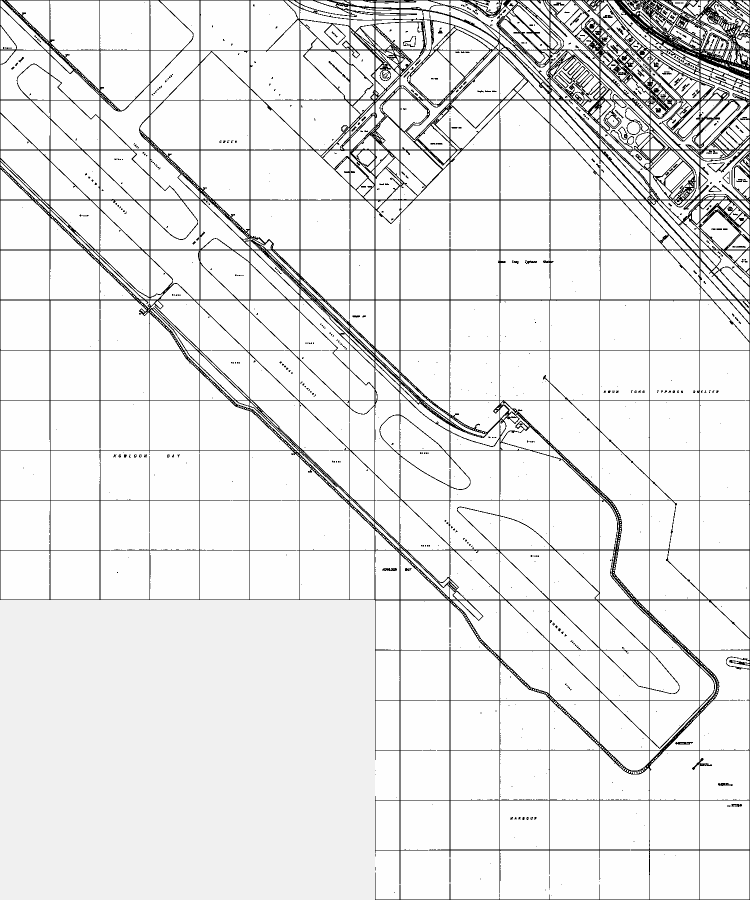
#> input picture research/checkers-runway13/integrated/geometry/south_runway_map.png, 1500 x 1800 px (shown at 1/2 size)
$ python check_mapped_axis.py
#> lines starting #> are read from the running program, lines starting #| are printed output that depends on the picture
from pathlib import Path
import cv2,numpy as np,json
from PIL import Image,ImageDraw
R=Path(__file__).resolve().parents[1];G=R/'integrated/geometry';p=G/'south_runway_map.png';im=np.array(Image.open(p).convert('L'));edges=cv2.Canny(im,70,150);lines=cv2.HoughLinesP(edges,1,np.pi/3600,threshold=100,minLineLength=250,maxLineGap=20);out=[]
#> further down, im is the input picture: shape (1800, 1500); min 0, max 254, mean 233.2
#> after `edges = cv2.Canny(im, 70, 150)`:
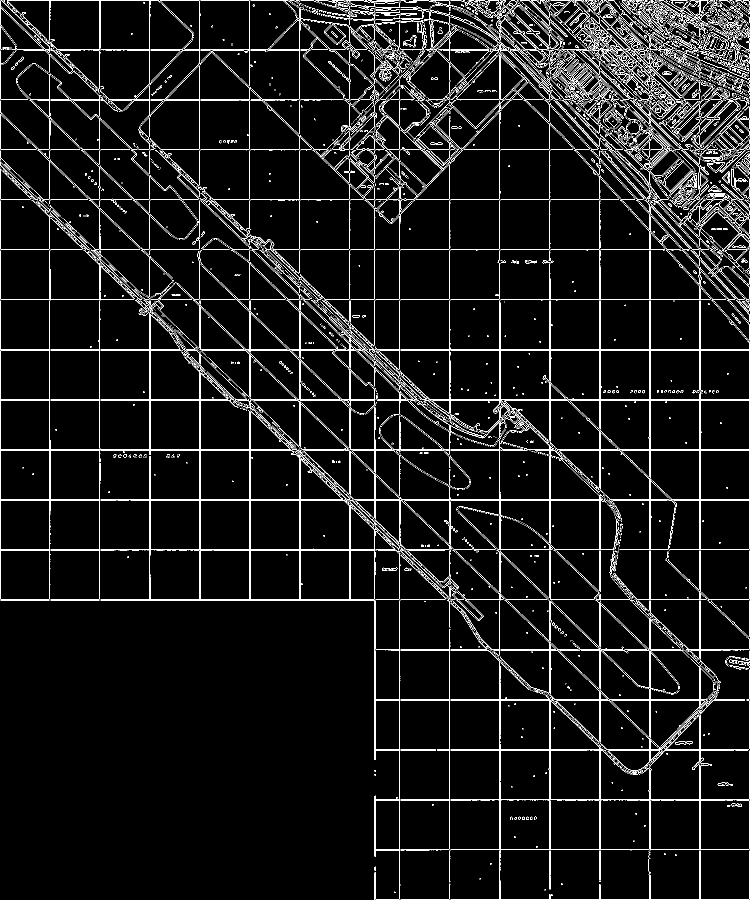
#> edges: shape (1800, 1500) (shown at 1/2 size); 5.6% white in thin lines or dots
#> after `lines = cv2.HoughLinesP(edges, 1, np.pi / 3600, threshold=100, minLine`: lines = 174 rows, first 6: [1, 1198, 1498, 1198], [1, 801, 1498, 801], [0, 899, 1498, 899], [998, 1798, 998, 4], [1, 1001, 1498, 1001], [1, 699, 1498, 699]
for row in np.asarray(lines).reshape(-1,4):
 x1,y1,x2,y2=map(int,row)
 if x2<x1:x1,y1,x2,y2=x2,y2,x1,y1
 dx=x2-x1;dy=y2-y1;ang=np.degrees(np.arctan2(dx,-dy))%360;l=np.hypot(dx,dy)
 if 125<ang<145:out.append({'pixels':[x1,y1,x2,y2],'length_px':float(l),'grid_bearing_deg':float(ang)})
#> this loop made 174 passes
#> (x1, y1, x2, y2, dx, dy, ang, l) on passes 1 to 3: (1, 1198, 1498, 1198, 1497, 0, 90, 1497), (1, 801, 1498, 801, 1497, 0, 90, 1497), (0, 899, 1498, 899, 1498, 0, 90, 1498)
out=sorted(out,key=lambda x:-x['length_px'])[:20];pic=Image.open(p).convert('RGB');dr=ImageDraw.Draw(pic)
for i,v in enumerate(out):
 a=v['pixels'];dr.line(a,fill='red' if i<10 else 'blue',width=2);dr.text(((a[0]+a[2])/2,(a[1]+a[3])/2),str(i),fill='red')
#> this loop made 20 passes
pic.save(G/'mapped_axis_candidates.png');(G/'mapped_axis_candidates.json').write_text(json.dumps({'method':'Houghline candidates only; sourceidentity requiresvisualinspection','pixel_scale_m':1,'lines':out},indent=2)+'\n');print(json.dumps(out,indent=2))
#> after `pic.save(G / 'mapped_axis_candidates.png')`:
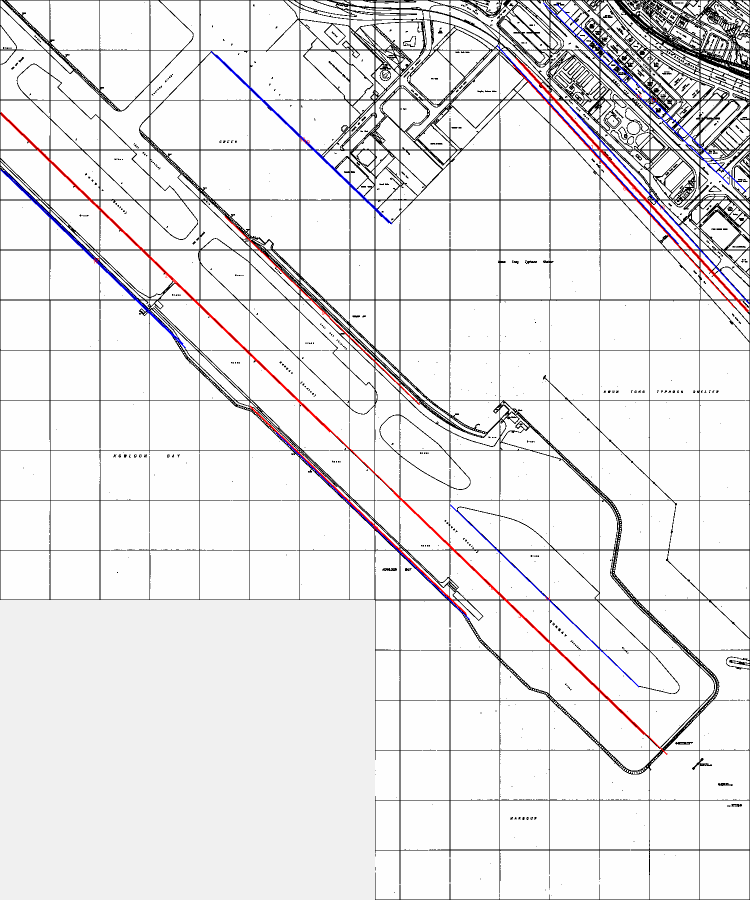
#> saved as mapped_axis_candidates.png: PIL image 1500x1800 RGB (shown at 1/2 size); mean R, G, B 233.1, 231.7, 232.7
#> (printed output is left out)
# Second candidate pass joins longer source fragments; it deliberately does NOT
# certify line identity. The selected edges live in an explicit reviewed record.
lines=cv2.HoughLinesP(edges,1,np.pi/3600,threshold=60,minLineLength=200,maxLineGap=80);candidates=[]
for row in np.asarray(lines).reshape(-1,4):
 x,y,X,Y=map(int,row)
 if X<x:x,y,X,Y=X,Y,x,y
 if X==x:continue
 m=(Y-y)/(X-x);theta=np.degrees(np.arctan2(X-x,y-Y))%360;intercept=y-m*x
 if 133.6<theta<134.4 and 60<intercept<270:candidates.append({'px':[x,y,X,Y],'length':float(np.hypot(X-x,Y-y)),'bearing':float(theta),'intercept':float(intercept)})
#> this loop made 450 passes
#> row on passes 1 to 3: [1098, 1798, 1098, 1], [1, 699, 1498, 699], [1, 801, 1498, 801]
candidates=sorted(candidates,key=lambda x:-x['length'])[:12];(G/'mapped_runway_edge_candidates.json').write_text(json.dumps(candidates,indent=2)+'\n')
pic=Image.open(p).convert('RGB');dr=ImageDraw.Draw(pic)
for i,v in enumerate(candidates):
 a=v['px'];dr.line(a,fill='red',width=2);dr.text(((a[0]+a[2])/2,(a[1]+a[3])/2-15),str(i),fill='red')
#> this loop made 11 passes
pic.save(G/'mapped_runway_edge_candidates.png')
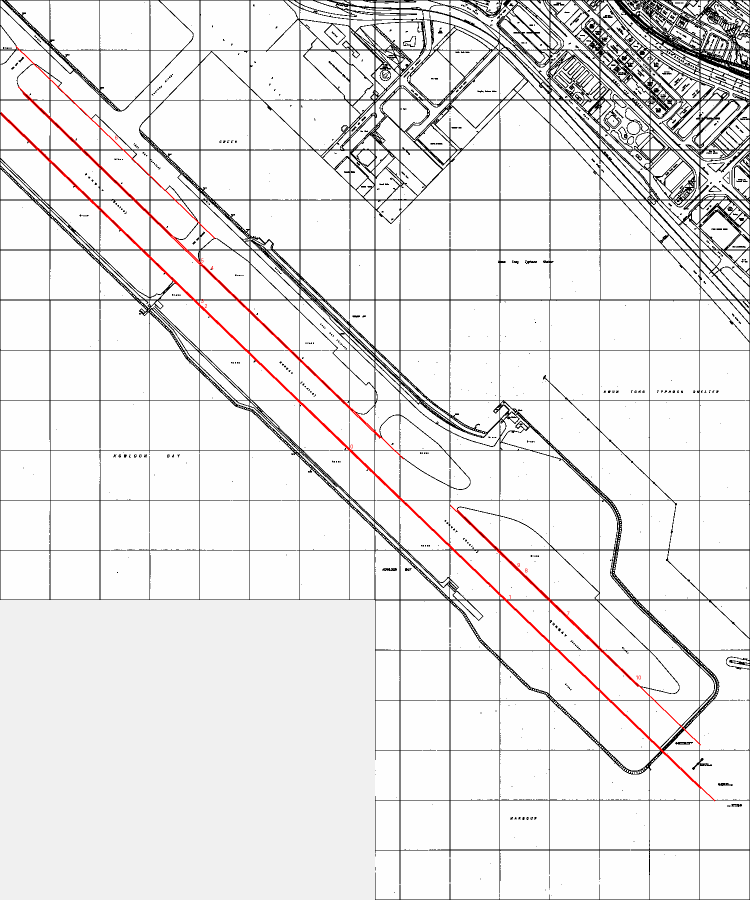
#> saved as mapped_runway_edge_candidates.png: PIL image 1500x1800 RGB (shown at 1/2 size); mean R, G, B 233.7, 232.1, 232.1
